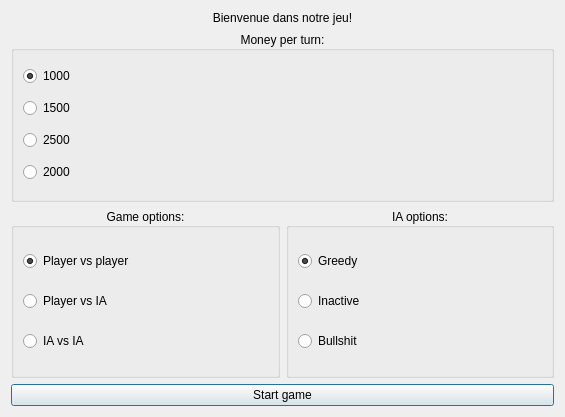
<?xml version="1.0" encoding="UTF-8"?>
<ui version="4.0">
 <class>StartingWindow</class>
 <widget class="QDialog" name="StartingWindow">
  <property name="geometry">
   <rect>
    <x>0</x>
    <y>0</y>
    <width>565</width>
    <height>417</height>
   </rect>
  </property>
  <property name="windowTitle">
   <string>Dialog</string>
  </property>
  <layout class="QVBoxLayout" name="verticalLayout_3">
   <item>
    <widget class="QLabel" name="label">
     <property name="sizePolicy">
      <sizepolicy hsizetype="Preferred" vsizetype="Fixed">
       <horstretch>0</horstretch>
       <verstretch>0</verstretch>
      </sizepolicy>
     </property>
     <property name="frameShape">
      <enum>QFrame::NoFrame</enum>
     </property>
     <property name="text">
      <string>Bienvenue dans notre jeu!</string>
     </property>
     <property name="alignment">
      <set>Qt::AlignHCenter|Qt::AlignTop</set>
     </property>
     <property name="buddy">
      <cstring></cstring>
     </property>
    </widget>
   </item>
   <item>
    <layout class="QVBoxLayout" name="verticalLayout_4">
     <item>
      <widget class="QGroupBox" name="groupBox">
       <property name="title">
        <string>Money per turn:</string>
       </property>
       <property name="alignment">
        <set>Qt::AlignCenter</set>
       </property>
       <layout class="QVBoxLayout" name="verticalLayout_5">
        <item>
         <widget class="QRadioButton" name="radioButton_7">
          <property name="text">
           <string>1000</string>
          </property>
          <property name="checked">
           <bool>true</bool>
          </property>
         </widget>
        </item>
        <item>
         <widget class="QRadioButton" name="radioButton_8">
          <property name="text">
           <string>1500</string>
          </property>
         </widget>
        </item>
        <item>
         <widget class="QRadioButton" name="radioButton_9">
          <property name="text">
           <string>2500</string>
          </property>
         </widget>
        </item>
        <item>
         <widget class="QRadioButton" name="radioButton_10">
          <property name="text">
           <string>2000</string>
          </property>
         </widget>
        </item>
       </layout>
      </widget>
     </item>
    </layout>
   </item>
   <item>
    <layout class="QHBoxLayout" name="horizontalLayout">
     <item>
      <layout class="QVBoxLayout" name="verticalLayout_2">
       <item>
        <widget class="QGroupBox" name="groupBox_2">
         <property name="title">
          <string>Game options:</string>
         </property>
         <property name="alignment">
          <set>Qt::AlignCenter</set>
         </property>
         <property name="flat">
          <bool>false</bool>
         </property>
         <property name="checkable">
          <bool>false</bool>
         </property>
         <layout class="QVBoxLayout" name="verticalLayout_6">
          <item>
           <widget class="QRadioButton" name="radioButton_2">
            <property name="cursor">
             <cursorShape>ArrowCursor</cursorShape>
            </property>
            <property name="text">
             <string>Player vs player</string>
            </property>
            <property name="checked">
             <bool>true</bool>
            </property>
           </widget>
          </item>
          <item>
           <widget class="QRadioButton" name="radioButton_3">
            <property name="text">
             <string>Player vs IA</string>
            </property>
           </widget>
          </item>
          <item>
           <widget class="QRadioButton" name="radioButton">
            <property name="text">
             <string>IA vs IA</string>
            </property>
           </widget>
          </item>
         </layout>
        </widget>
       </item>
      </layout>
     </item>
     <item>
      <layout class="QVBoxLayout" name="verticalLayout">
       <item>
        <widget class="QGroupBox" name="groupBox_3">
         <property name="title">
          <string>IA options:</string>
         </property>
         <property name="alignment">
          <set>Qt::AlignCenter</set>
         </property>
         <layout class="QVBoxLayout" name="verticalLayout_7">
          <item>
           <widget class="QRadioButton" name="radioButton_4">
            <property name="text">
             <string>Greedy</string>
            </property>
            <property name="checked">
             <bool>true</bool>
            </property>
           </widget>
          </item>
          <item>
           <widget class="QRadioButton" name="radioButton_5">
            <property name="text">
             <string>Inactive</string>
            </property>
           </widget>
          </item>
          <item>
           <widget class="QRadioButton" name="radioButton_6">
            <property name="text">
             <string>Bullshit</string>
            </property>
           </widget>
          </item>
         </layout>
        </widget>
       </item>
      </layout>
     </item>
    </layout>
   </item>
   <item>
    <widget class="QPushButton" name="pushButton">
     <property name="cursor">
      <cursorShape>PointingHandCursor</cursorShape>
     </property>
     <property name="mouseTracking">
      <bool>false</bool>
     </property>
     <property name="text">
      <string>Start game</string>
     </property>
    </widget>
   </item>
  </layout>
 </widget>
 <resources/>
 <connections/>
</ui>
